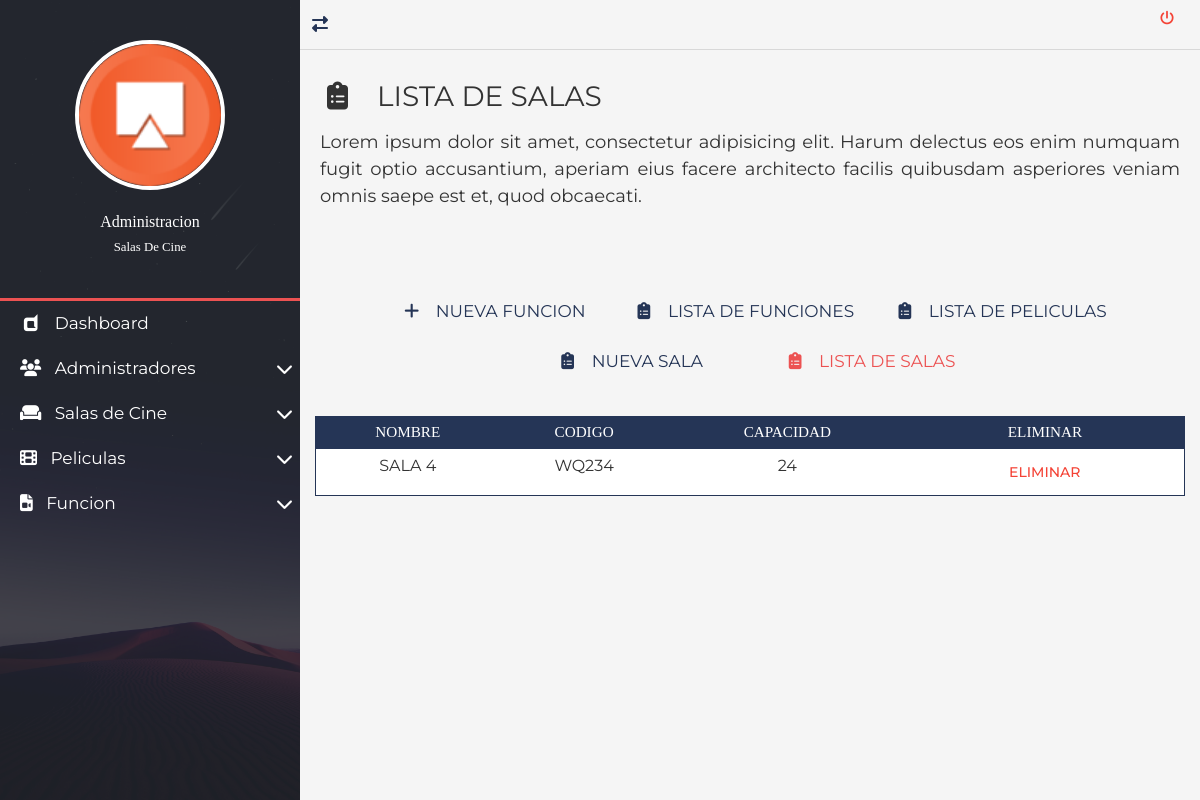
The page /views/salas/sala-list.php on the database as committed earlier.
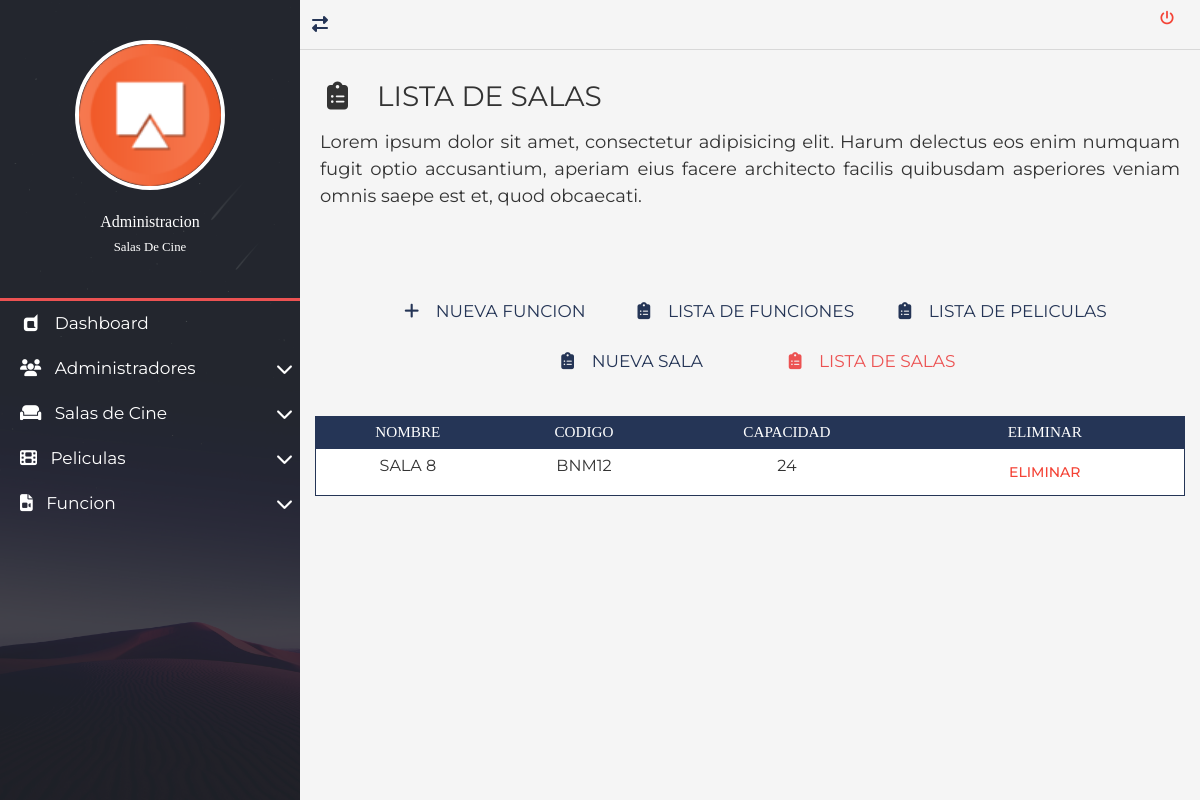
The same page on the database as committed later.
### tables this page shows
CREATE TABLE `sala` (
  `nombre` varchar(100) NOT NULL,
  `codigo` varchar(100) NOT NULL,
  `capacidad` int(11) NOT NULL
);

### views/administradores/conexion.php (called while the page is built, shortened)
<?php
class conexion{
	public function conectar(){
		$this->link = new mysqli('localhost','root','','cine');
		return $this->link;
	}
}
?>

### views/salas/salas.php (called while the page is built, shortened)
<?php
class sala
{
    private $link;
    function __construct($link)
    {
        $this->link = $link;
    }
    public function listar()
    {
        $sql = 'SELECT * FROM sala';
        $result = $this->link->query($sql);
        $arr = array();
        while ($fil = $result->fetch_assoc()) $arr[] = $fil;
        return ($arr);
    }
}

### views/salas/sala-list.php (the view, shortened to what the changed rows need)
<?php
require_once("../administradores/conexion.php");
require_once("./salas.php");
$con = new conexion();
$sal = new sala($con->conectar());
$arr = $sal->listar($con->conectar());
?>
<!DOCTYPE html>
<html lang="es">
<head>
    <link rel="stylesheet" href="../css/normalize.css">
    <link rel="stylesheet" href="../css/bootstrap.min.css">
    <link rel="stylesheet" href="../css/bootstrap-material-design.min.css">
    <link rel="stylesheet" href="../css/all.css">
    <link rel="stylesheet" href="../css/sweetalert2.min.css">
    <link rel="stylesheet" href="../css/jquery.mCustomScrollbar.css">
    <link rel="stylesheet" href="../css/style.css">
</head>
<body>
    <main class="full-box main-container">
        <section class="full-box page-content">
           <div class="container-fluid">
				<div class="table-responsive">
					<table class="table table-dark table-sm">
						<thead>
							<tr class="text-center roboto-medium">
								<th>NOMBRE</th>
								<th>CODIGO</th>
								<th>CAPACIDAD</th>
								<th>ELIMINAR</th>
							</tr>
						</thead>
						<tbody>
							<?php
							for ($i = 0; $i < count($arr); $i++) {
							?>
								<tr class="text-center">
									<td><?php echo $arr[$i]['nombre'] ?></td>
									<td><?php echo $arr[$i]['codigo'] ?></td>
									<td><?php echo $arr[$i]['capacidad'] ?></td>
									<td>
										<form method="post" action="">
											<button class="btn btn-danger" type="submit" name="eliminar">Eliminar</button>
										</form>
									</td>
								</tr>
							<?php
							}
							?>
						</tbody>
					</table>
				</div>
			</div>
        </section>
    </main>
</body>
</html>

Rows that differ between the two databases and show on the page:
removed sala: nombre "SALA 4", codigo "WQ234", capacidad "24"
added sala: nombre "SALA 8", codigo "BNM12", capacidad "24"
